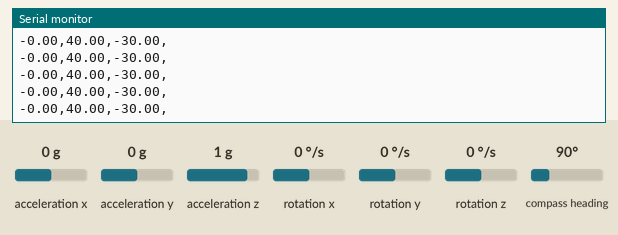
A sketch run on a simulated Arduino Uno, built with avr-gcc and run on an emulated ATmega328P. On the bench: the last lines printed to the serial monitor. The test bench sets the inputs (shaded band); at power-on: compass heading 90°, acceleration x 0 g, acceleration y 0 g, acceleration z 1 g, rotation x 0 °/s, rotation y 0 °/s, rotation z 0 °/s.

Above: at 1.2 s.
1.3 s: compass heading set to 7°
At 1.41 s:
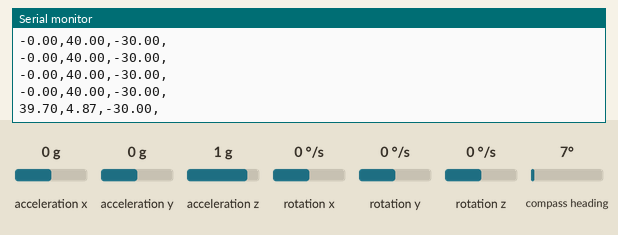
2.8 s: compass heading set to 180°
At 2.8 s:
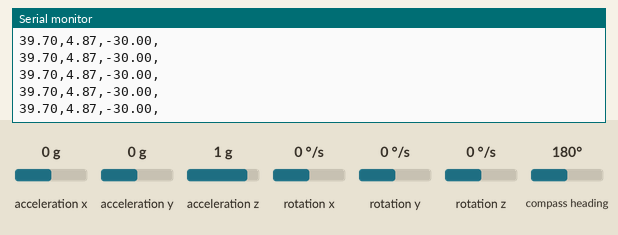
Timing chart, 0 to 5.8 s (numbered marks = the images above; inputs shaded):
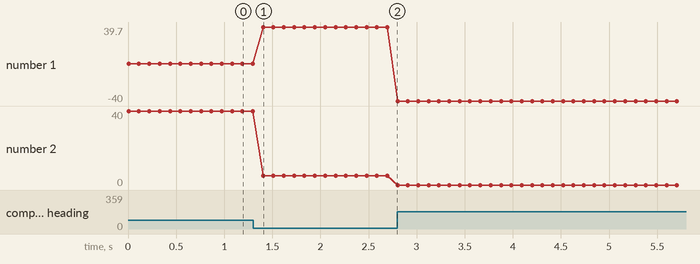

Measured:
- after the input at 1.3 s, the serial monitor: prints a new line after 0.10 s (image 1)
- plotted number 1: 0 → 39.7 after the input at 1.3 s, 39.7 → -40 after the input at 2.8 s
- plotted number 2: 40 → 4.87 after the input at 1.3 s

The sketch:

Collect_Raw_Data.ino
```cpp
#include "Wire.h"
#include "MPU9250.h"

//Calculating the calibrated magnetometer data in real time with using the matrix and the bias
MPU9250 IMU(Wire,0x68);
int status;

float xv, yv, zv;

void setup() {
  // serial to display data
  //Initialize serial and wait for port to open:
  Serial.begin(9600);
  // wait for serial port to connect
  while(!Serial) {}

  // start communication with IMU
  status = IMU.begin();
  if (status < 0) {
    Serial.println("IMU initialization unsuccessful");
    Serial.println("Check IMU wiring or try cycling power");
    Serial.print("Status: ");
    Serial.println(status);
    while(1) {}
  }
}

void loop()
{
  float values_from_magnetometer[3];
  float angle;

  IMU.readSensor();
  values_from_magnetometer[0] = IMU.getMagX_uT();
  values_from_magnetometer[1] = IMU.getMagY_uT();
  values_from_magnetometer[2] = IMU.getMagZ_uT();

  Serial.flush();
  Serial.print(values_from_magnetometer[0]);
  Serial.print(",");
  Serial.print(values_from_magnetometer[1]);
  Serial.print(",");
  Serial.print(values_from_magnetometer[2]);
  Serial.print(",");
  Serial.println();

  delay(100);
}
```
